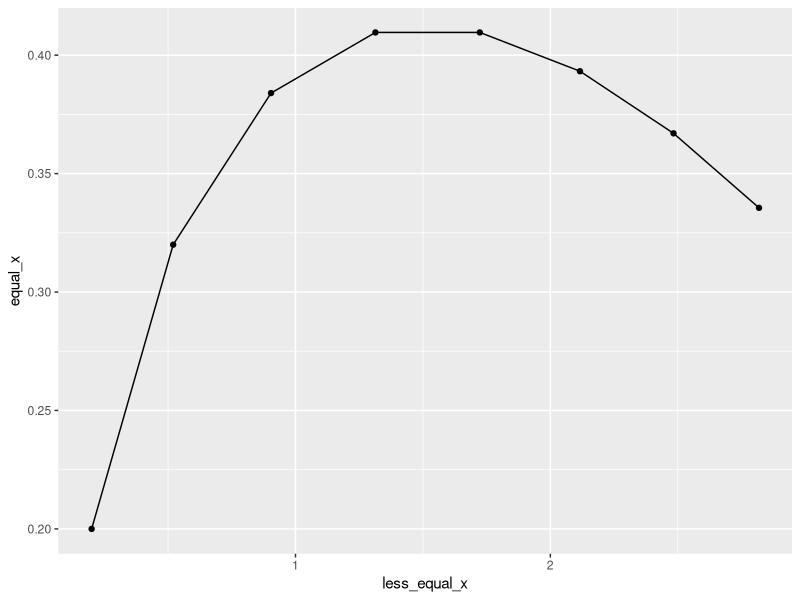
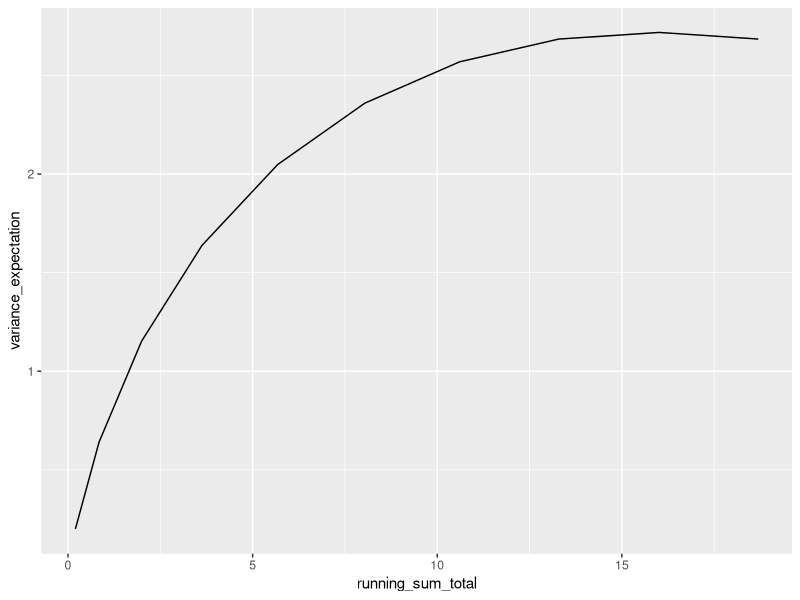

The R source for these figures, in order:
library(ggplot2)
library(tidyverse)
library(dplyr)
## Geometric distribution calculation can help us figure out the probability of something succeeding.
## p stands for probability to succeed. 
## q stands for probability to failure.
## r stands for the number of trials we need to get the first success.
## P(X=r) = q^r-1 p

geometric_distribution <- function(q, p, r) {
  r_1_diff <- r - 1
  gd <- q^r_1_diff * p 
  print(gd)
}

geometric_distribution(0.8, 0.2, 100)
## 0.000000000005092

geometric_distribution(0.8, 0.2, 20)
geometric_distribution(0.8, 0.2, 3)

## Geometric distribution with inequalities.
## P(X > r) = q^r

## Expectation of a probability distribution.
## nE(X).
expectation <- function(x,y) {
  print(sum(x * y))
}
expectation(0.8^2, 0.2)

## xP(X=x) function - page 280 in headfirst book.
xP_x_equals_X <- function(p,pw,q,x) {
  pq <- p^pw * q
  px <- pq * x
  print(px)
}
xP_x_equals_X(0.8,2,0.2,3)

## Pattern of expectations for the geometric distribution.
x_col <- c(1, 2, 3, 4, 5, 6, 7, 8)
equal_x <- c(0.2, 0.32, 0.384, 0.4096, 0.4096, 0.393216, 0.3670016, 0.33554432)
less_equal_x <- c(0.2, 0.52, 0.904, 1.3136, 1.7232, 2.116416, 2.4834176, 2.81894608)
gd_pattern <- data.frame(x_col, equal_x, less_equal_x)

head(gd_pattern)

## Plot out pattern of expectations data frame to find the peak.
ggplot(data = gd_pattern, aes(x=less_equal_x, y=equal_x)) + 
  geom_line() +
  geom_point()

##################### Expectation Variance ###################################
## Find an expression for the variance of the geometric distribution.
x_ten_col <- c(1, 2, 3, 4, 5, 6, 7, 8, 9, 10)
p_equal_x <- c(0.2, 0.16, 0.128, 0.1024, 0.08192, 0.065536, 0.0524288, 0.04194304, 0.033554432, 0.0268435456)

## Find expectation variance.
expectation_variance <- function(r,x) {
  total <- r * x^2
  print(total)
}
## Turn 
e_v_df <- data.frame(expectation_variance(p_equal_x, x_ten_col))

head(e_v_df)

## Rename the first column then find the running sum using cumsum calculation.
e_rt <- e_v_df %>% 
  rename(variance_expectation = expectation_variance.p_equal_x..x_ten_col.) %>% 
  mutate(running_sum_total = cumsum(variance_expectation))

head(e_rt)

ggplot(data = e_rt, aes(x=running_sum_total, y=variance_expectation)) +
  geom_line()

############################ Geometric Distribution Calculations ##################
## Definition: Use Geometric Distribution if you're interested in how many trials you'll need before you have your first success.

## Question 1
## The probability that another snowboarder will make it down the slope without falling over is 0.4.
## Your job is to play like you're the snowboarder and work out the following probabilities for your slope success.

## Probability that you will be successful on your second attempt while failing on your first.
## P(X = 2) = p * q
successful_second_attempt <- function(p, q) {
  probability <- p * q
  print(probability)
}
successful_second_attempt(0.4, 0.6)
## 0.24

## The probability that you will be successful in 4 attempts or fewer.
## P(X <= 4) = 1 - q^4
p_successful_four_or_fewer <- function(q) {
  probability <- 1 - q^4
  print(probability)
}
p_successful_four_or_fewer(0.6)
## 0.8704

## The probability that you will need more than 4 attempts to be successful.
## P(X > 4) = q^4
p_successful_more_than_4_attemtps <- function(q) {
  print(q^4)
}
p_successful_more_than_4_attemtps(0.6)
## 0.1296

## The number of attempts you expect you'll need to make before being successful.
## E(X) = 1/p
number_of_attempts_to_be_successful <- function(p) {
  print(1 / p)
}
number_of_attempts_to_be_successful(0.4)
## 2.5

## The variance of the number of attempts.
## Var(X) = q/p^2
variance_number_of_attempts <- function(q,p) {
  print(q/p^2)
}
variance_number_of_attempts(0.6, 0.4)
## 3.75

########################## Binomial Distribution #####################
## Definition: Use Binomial Distribution if you have a fixed number of trials and you want to know the probability of getting a certain number of successes.
## P(X = r) = nCr * p^r * q^n-r
binomial_distribution <- function(n, r, p, q) {
  c <- factorial(n) / (factorial(r) * factorial(n-r))
  pwr <- n-r
  p_q <- p^r * q^pwr
  bd <- c * p_q
  print(bd)
}
binomial_distribution(3, 1, 0.25, 0.75)
## 0.422
## 42% chance I get one question correct out of 3 questions.

## Binomial expectation.
## E(X) = np
binomial_expectation <- function(n,p) {
  print(n * p)
}
binomial_expectation(3, 0.25)
## 0.75

## Binomial Variance.
## Var(X) = npq
binomial_variance <- function(n,p,q) {
  print(n * p * q)
}
binomial_variance(3,0.25, 0.75)
## 0.5625

##################### Scenario Exercise for Binomial Distribution ###############################
## In the latest round of a game, there are 5 questions.
## The probability of getting a successful outcome in a single trial is 0.25.

## Question 1: What's the probability of getting exactly 2 questions right?
binomial_distribution(5, 2, 0.25, 0.75)
## 0.264

## Question 2: What's the probability of getting exactly 3 questions right?
binomial_distribution(5, 3, 0.25, 0.75)
## 0.0879

## Question 3: What's the probability of getting two or three questions right?
question_3 <- binomial_distribution(5, 2, 0.25, 0.75) + binomial_distribution(5, 3, 0.25, 0.75)
print(question_3)
## 0.3516

## Question 4: What's the probability of getting no questions right?
binomial_distribution(5, 0, 0.25, 0.75)
## 0.2373

## Question 5: What are the expectation and variance?
binomial_expectation(5, 0.25)
## 1.25

binomial_variance(5, 0.25, 0.75)
## 0.9375

############################ Poisson Distribution #######################
## Definition: Individual events occur at random and independently in a given interval.
## You know the mean number of occurrences in the interval or the rate of occurrences, and it's finite.
## The mean number of occurrences is represented by the Greek letter Lambda.

## P(X = r) = e-lambda lambda * r/r!
## NOTE: exp() is the built in exponential value for e in the following equation.
poisson_dsitribution <- function(lambda, r) {
  numerator <- exp(-lambda) * lambda^r
  pd <- numerator / factorial(r)
  print(pd)
}
poisson_dsitribution(2, 3)
## 0.180

## Scenario: The mean number of times the popcorn machine breaks down per week is 3.4.
## Question 1: Whats the probability of the popcorn machine not malfunctioning next week?
poisson_dsitribution(3.4, 0)
## 0.033

## Question 2: What's the probability of the popcorn machine malfunctioning three times next week?
poisson_dsitribution(3.4, 3)
## 0.218

## Question 3: What's the expectation and variance of the popcorn machine malfunctioning?
## 3.4 - For Poisson Distribution the expectation and variance are equal to Lambda.

## What is the probability distribution of the popcorn machine and the drink machine not breaking down?
## Popcorn machine: lambda = 3.4
## Drink machine: lambda = 2.3
popcorn_machine <- 3.4
drink_machine <- 2.3
p_d_lambda <-popcorn_machine + drink_machine
poisson_dsitribution(p_d_lambda, 0)
## 0.0033